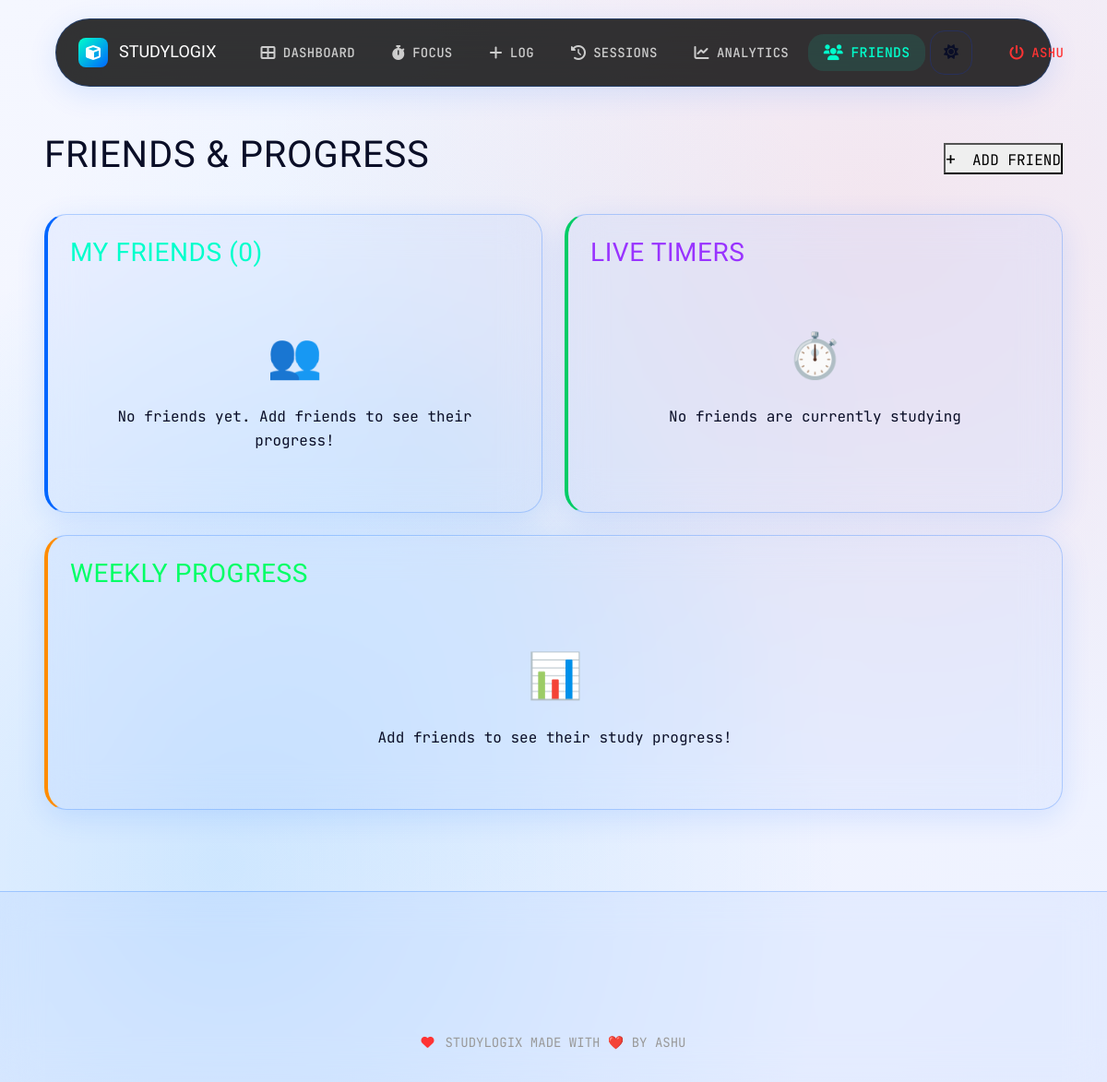
/friends (signed in), run on an earlier commit of the app's database.
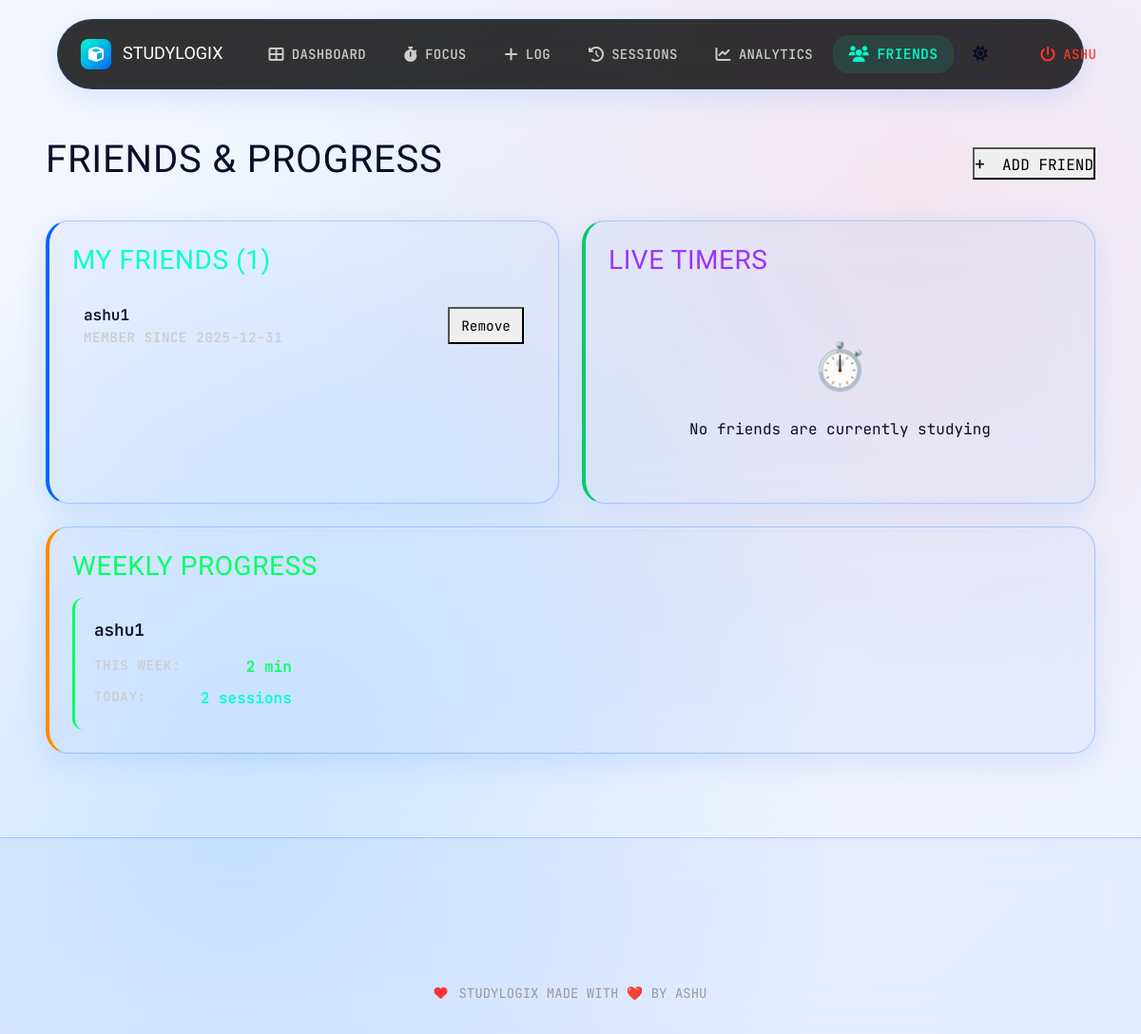
And on a later commit of the database.
### tables this page shows
CREATE TABLE users (
                user_id INTEGER PRIMARY KEY AUTOINCREMENT,
                username TEXT UNIQUE NOT NULL,
                email TEXT,
                password_hash BLOB NOT NULL,
                created_at TIMESTAMP DEFAULT CURRENT_TIMESTAMP
            );

### app.py (the view)
@app.route('/friends')
def friends():
    if 'user_id' not in session:
        flash('Please log in to view friends', 'error')
        return redirect(url_for('login'))
    user_id = session['user_id']
    friends_list = friend_manager.get_friends_list(user_id)
    pending_requests = friend_manager.get_pending_requests(user_id)
    friends_progress = friend_manager.get_friends_progress(user_id)
    active_timers = friend_manager.get_active_friend_timers(user_id)
    return render_template('friends.html',
                         friends=friends_list,
                         pending_requests=pending_requests,
                         friends_progress=friends_progress,
                         active_timers=active_timers)

### friend_manager.py (called while the page is built)
    def get_pending_requests(self, user_id):
        cursor = self.db.connection.cursor()
        try:
            cursor.execute("""
                SELECT f.friendship_id, u.username, f.requested_at
                FROM friendships f
                JOIN users u ON f.user_id = u.user_id
                WHERE f.friend_id = ? AND f.status = 'pending'
                ORDER BY f.requested_at DESC
            """, (user_id,))
            requests = []
            for row in cursor.fetchall():
                requests.append({
                    'friendship_id': row[0],
                    'username': row[1],
                    'requested_at': row[2]
                })
            return requests
        except sqlite3.Error as e:
            print(f"Error getting pending requests: {e}")
            return []
        finally:
            cursor.close()

### templates/friends.html (shortened to what this page needs)
{% extends "base.html" %}
{% block content %}
<div style="max-width: 1400px; margin: 0 auto; padding: 24px;">
    <div style="display: flex; justify-content: space-between; align-items: center; margin-bottom: 32px;">
        <h1 class="nothing-h1">FRIENDS & PROGRESS</h1>
        <button onclick="showAddFriendModal()" class="nothing-btn">
            <span style="font-size: 1.2rem; margin-right: 8px;">+</span>
            ADD FRIEND
        </button>
    </div>
    <div style="display: grid; grid-template-columns: 1fr 1fr; gap: 24px; margin-bottom: 24px;">
        <div class="glass-card" style="padding: 24px;">
            <h3 class="nothing-h3" style="margin-bottom: 16px; color: var(--nothing-cyan);">
                MY FRIENDS ({{ friends|length }})
            </h3>
            {% if friends %}
            <div style="display: grid; gap: 12px;">
                {% for friend in friends %}
                <div style="display: flex; justify-content: space-between; align-items: center; padding: 12px; background: var(--nothing-bg-secondary); border-radius: 12px;">
                    <div>
                        <div style="font-weight: 600;">{{ friend.username }}</div>
                        <div class="stats-label-nothing">Member since {{ friend.member_since[:10] }}</div>
                    </div>
                    <button onclick="removeFriend({{ friend.user_id }}, '{{ friend.username }}')" class="nothing-btn-outline" style="font-size: 0.9rem; padding: 6px 12px;">
                        Remove
                    </button>
                </div>
                {% endfor %}
            </div>
            {% else %}
            <div style="text-align: center; padding: 40px; color: var(--nothing-text-secondary);">
                <div style="font-size: 3rem; margin-bottom: 16px;">👥</div>
                <div>No friends yet. Add friends to see their progress!</div>
            </div>
            {% endif %}
        </div>
        <div class="glass-card" style="padding: 24px;">
            <h3 class="nothing-h3" style="margin-bottom: 16px; color: var(--nothing-purple);">
                LIVE TIMERS
            </h3>
            <div id="activeTimersList">
                {% if active_timers %}
                {% for timer in active_timers %}
                <div class="timer-card" style="padding: 16px; background: var(--nothing-bg-secondary); border-radius: 12px; border-left: 3px solid var(--nothing-purple); margin-bottom: 12px;">
                    <div style="display: flex; justify-content: space-between; align-items: center;">
                        <div>
                            <div style="font-weight: 600; font-size: 1.1rem;">{{ timer.username }}</div>
                            <div style="color: var(--nothing-cyan); margin-top: 4px;">
                                {% if timer.is_break %}
                                    🧘 BREAK TIME
                                {% else %}
                                    📚 {{ timer.subject }}
                                {% endif %}
                            </div>
                        </div>
                        <div style="text-align: right;">
                            <div class="pomodoro-timer" style="font-size: 1.5rem; font-weight: 700; color: var(--nothing-purple);">
                                {{ (timer.time_remaining // 60)|string|zfill(2) }}:{{ (timer.time_remaining % 60)|string|zfill(2) }}
                            </div>
                            <div class="stats-label-nothing">{{ timer.duration_minutes }} min session</div>
                        </div>
                    </div>
                </div>
                {% endfor %}
                {% else %}
                <div style="text-align: center; padding: 40px; color: var(--nothing-text-secondary);">
                    <div style="font-size: 3rem; margin-bottom: 16px;">⏱️</div>
                    <div>No friends are currently studying</div>
                </div>
                {% endif %}
            </div>
        </div>
    </div>
    <div class="glass-card" style="padding: 24px;">
        <h3 class="nothing-h3" style="margin-bottom: 16px; color: var(--nothing-green);">
            WEEKLY PROGRESS
        </h3>
        {% if friends_progress %}
        <div style="display: grid; grid-template-columns: repeat(auto-fill, minmax(250px, 1fr)); gap: 16px;">
            {% for progress in friends_progress %}
            <div style="padding: 20px; background: var(--nothing-bg-secondary); border-radius: 12px; border-left: 3px solid var(--nothing-green);">
                <div style="font-weight: 600; font-size: 1.1rem; margin-bottom: 12px;">{{ progress.username }}</div>
                <div style="display: flex; justify-content: space-between; margin-bottom: 8px;">
                    <span class="stats-label-nothing">This Week:</span>
                    <span style="font-weight: 600; color: var(--nothing-green);">{{ progress.weekly_minutes }} min</span>
                </div>
                <div style="display: flex; justify-content: space-between;">
                    <span class="stats-label-nothing">Today:</span>
                    <span style="font-weight: 600; color: var(--nothing-cyan);">{{ progress.today_sessions }} sessions</span>
                </div>
            </div>
            {% endfor %}
        </div>
        {% else %}
        <div style="text-align: center; padding: 40px; color: var(--nothing-text-secondary);">
            <div style="font-size: 3rem; margin-bottom: 16px;">📊</div>
            <div>Add friends to see their study progress!</div>
        </div>
        {% endif %}
    </div>
</div>
{% endblock %}

### templates/base.html (shortened to what this page needs)
<!DOCTYPE html>
<html lang="en" class="bootstrap-override">
<head>
    <link href="https://cdn.jsdelivr.net/npm/bootstrap@5.1.3/dist/css/bootstrap.min.css" rel="stylesheet">
    <link href="https://cdnjs.cloudflare.com/ajax/libs/font-awesome/6.0.0/css/all.min.css" rel="stylesheet">
    <link href="{{ url_for('static', filename='css/style.css') }}" rel="stylesheet">
</head>
<body>
    {% if session.user_id %}
    <nav class="navbar-nothing" id="navbar">
        <div style="display: flex; align-items: center; justify-content: space-between; width: 100%;">
            <a href="{{ url_for('index') }}" class="navbar-brand-nothing">
                <div class="brand-icon">
                    <i class="fas fa-cube"></i>
                </div>
                <span>STUDYLOGIX</span>
            </a>
            <ul class="navbar-nav-nothing" id="navMenu">
                <li>
                    <a href="{{ url_for('dashboard') }}" class="nav-link-nothing">
                        <i class="fas fa-th-large"></i>
                        <span>DASHBOARD</span>
                    </a>
                </li>
                <li>
                    <a href="{{ url_for('pomodoro') }}" class="nav-link-nothing">
                        <i class="fas fa-stopwatch"></i>
                        <span>FOCUS</span>
                    </a>
                </li>
                <li>
                    <a href="{{ url_for('log_session') }}" class="nav-link-nothing">
                        <i class="fas fa-plus"></i>
                        <span>LOG</span>
                    </a>
                </li>
                <li>
                    <a href="{{ url_for('sessions') }}" class="nav-link-nothing">
                        <i class="fas fa-history"></i>
                        <span>SESSIONS</span>
                    </a>
                </li>
                <li>
                    <a href="{{ url_for('analytics') }}" class="nav-link-nothing">
                        <i class="fas fa-chart-line"></i>
                        <span>ANALYTICS</span>
                    </a>
                </li>
                <li>
                    <a href="{{ url_for('friends') }}" class="nav-link-nothing">
                        <i class="fas fa-users"></i>
                        <span>FRIENDS</span>
                    </a>
                </li>
                <li>
                    <button id="themeToggle" class="theme-toggle" title="Toggle Dark/Light Theme">
                        <span class="theme-icon">
                            <i class="fas fa-moon" id="themeIcon"></i>
                        </span>
                    </button>
                </li>
                <li>
                    <a href="{{ url_for('logout') }}" class="nav-link-nothing text-red" style="margin-left: 16px;">
                        <i class="fas fa-power-off"></i>
                        <span>{{ session.username.upper() }}</span>
                    </a>
                </li>
            </ul>
        </div>
    </nav>
    {% endif %}
    <main class="container-nothing">
        {% block content %}{% endblock %}
    </main>
    <footer class="footer-nothing">
        <div class="container-nothing">
            <div style="display: flex; align-items: center; justify-content: center; gap: 12px;">
                <i class="fas fa-heart" style="color: var(--nothing-red);"></i>
                <span>STUDYLOGIX MADE WITH ❤️ BY ASHU</span>
            </div>
        </div>
    </footer>
</body>
</html>

What changed in the data, as far as the page shows it:
now on this page (row edited): users: username "ashu1", created_at "2025-12-31", weekly_minutes "2", today_sessions "2"
Also different on the page:
{{ friends|length }}: "0" → "1"
text no longer shown: "👥 No friends yet. Add friends to see their progress! 📊 Add friends to see their study progress!"
